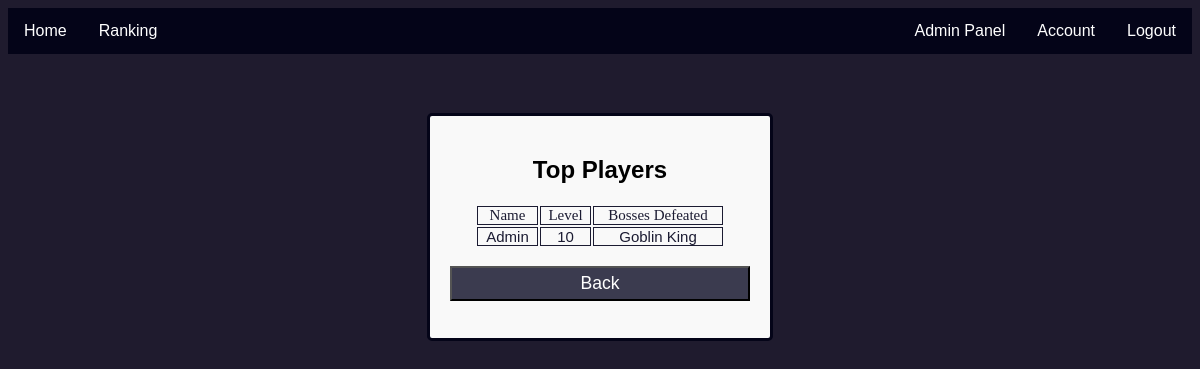
/public_html/cryland/ranking/index.php (signed in), run on the app's committed database.
### tables this page shows
CREATE TABLE `characters` (
  `id` int NOT NULL,
  `name` varchar(60) NOT NULL,
  `level` int NOT NULL,
  `exp` int NOT NULL,
  `coins` int NOT NULL,
  `weaponsid` int DEFAULT NULL,
  `attack` int NOT NULL,
  `health` int NOT NULL,
  `maxhealth` int NOT NULL,
  `defense` int NOT NULL,
  `potion` int NOT NULL,
  `consumable` int NOT NULL,
  `duel_won` int NOT NULL DEFAULT '0'
);

### public_html/cryland/ranking/ranking_controller.php (the view, shortened to what this page needs)
<?php
try {
    require_once("../data/db.php");
    $sql = "SELECT name, level, duel_won FROM characters";
    $stmt = $pdo->prepare($sql);
    if (!$stmt->execute()) {
        throw new Exception();
    }
    $characters = $stmt->fetchAll();
    usort($characters, function ($a, $b) {
        return $b['level'] <=> $a['level'];
    });
    foreach ($characters as $char) {
        $fallen_bosses = "";
        $duel_count = $char['duel_won'];
        if ($duel_count > 0) {
            $fallen_bosses .= ' Goblin King ';
        }
        echo
        "<tr>
            <td>{$char['name']}</td>
            <td>{$char['level']}</td>
            <td>{$fallen_bosses}</td>
        </tr>";
    }
} catch (Exception) {
    echo "User's fault.";
}

### public_html/cryland/styles/style.css (style rules this page uses)
body { background-color: #1F1B2E; font-family: Arial, sans-serif; color: #ffffff; }
.main-window tr, th, td { border: 1px solid #1b1b32; color: #1b1b32; padding: 0px 3px; font-size: 15px; }

### data on the page
characters: name "Admin", level "10", duel_won "Goblin King"
